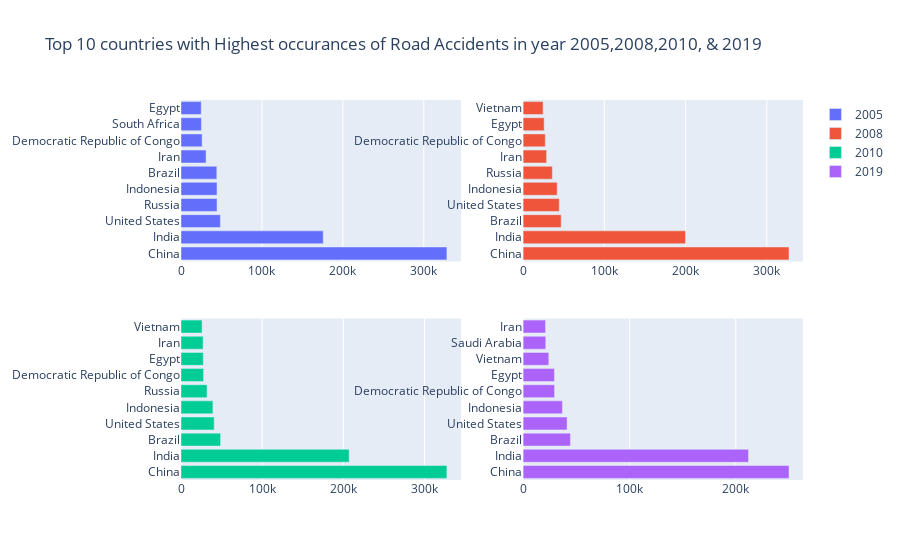

The cell this chart's notebook holds for it:
### Code cell
fig = make_subplots(rows=2,cols=2)#,column_titles = ('1990','1991')
country_2005 = top15_country_by_year[top15_country_by_year['Year'] == 2005]
country_2008 = top15_country_by_year[top15_country_by_year['Year'] == 2008]

country_2010 = top15_country_by_year[top15_country_by_year['Year'] == 2010]
country_2019 = top15_country_by_year[top15_country_by_year['Year'] == 2019]

trace_1 = go.Bar(x= country_2005['Deaths'], 
            y = country_2005['Entity'], orientation = 'h',name = '2005' 
           )

trace_2 = go.Bar(x= country_2008['Deaths'], 
            y = country_2008['Entity'], orientation = 'h',name = '2008' 
            )

trace_3 = go.Bar(x= country_2010['Deaths'], 
            y = country_2010['Entity'], orientation = 'h',name = '2010' 
           )

trace_4 = go.Bar(x= country_2019['Deaths'], 
            y = country_2019['Entity'], orientation = 'h',name = '2019' 
            )

fig.append_trace(trace_1,1,1)
fig.append_trace(trace_2,1,2)
fig.append_trace(trace_3,2,1)
fig.append_trace(trace_4,2,2)

fig.update_layout(title_text="Top 10 countries with Highest occurances of Road Accidents in year 2005,2008,2010, & 2019")
fig.show()

### Figure 1 — Plotly figure (JSON) as saved in the notebook; plotly's stock layout.template omitted (floating-point values rounded to 4 significant figures)
{"data": [{"name": "2005", "orientation": "h", "x": [328533, 175739, 48654, 44532, 44476, 44263, 30973, 26107, 25240, 24965], "y": ["China", "India", "United States", "Russia", "Indonesia", "Brazil", "Iran", "Democratic Republic of Congo", "South Africa", "Egypt"], "type": "bar", "xaxis": "x", "yaxis": "y"}, {"name": "2008", "orientation": "h", "x": [327299, 199985, 46857, 44535, 41950, 36004, 28965, 27297, 25929, 24657], "y": ["China", "India", "Brazil", "United States", "Indonesia", "Russia", "Iran", "Democratic Republic of Congo", "Egypt", "Vietnam"], "type": "bar", "xaxis": "x2", "yaxis": "y2"}, {"name": "2010", "orientation": "h", "x": [327545, 207140, 48796, 40874, 39308, 32083, 27813, 27409, 27212, 25950], "y": ["China", "India", "Brazil", "United States", "Indonesia", "Russia", "Democratic Republic of Congo", "Egypt", "Iran", "Vietnam"], "type": "bar", "xaxis": "x3", "yaxis": "y3"}, {"name": "2019", "orientation": "h", "x": [250025, 211975, 44529, 41362, 37004, 29543, 29490, 24153, 21316, 21122], "y": ["China", "India", "Brazil", "United States", "Indonesia", "Democratic Republic of Congo", "Egypt", "Vietnam", "Saudi Arabia", "Iran"], "type": "bar", "xaxis": "x4", "yaxis": "y4"}], "layout": {"xaxis": {"anchor": "y", "domain": [0, 0.45], "type": "linear", "range": [0, 345800.0], "autorange": true}, "yaxis": {"anchor": "x", "domain": [0.575, 1], "type": "category", "range": [-0.5, 9.5], "autorange": true}, "xaxis2": {"anchor": "y2", "domain": [0.55, 1], "type": "linear", "range": [0, 344500.0], "autorange": true}, "yaxis2": {"anchor": "x2", "domain": [0.575, 1], "type": "category", "range": [-0.5, 9.5], "autorange": true}, "xaxis3": {"anchor": "y3", "domain": [0, 0.45], "type": "linear", "range": [0, 344800.0], "autorange": true}, "yaxis3": {"anchor": "x3", "domain": [0, 0.425], "type": "category", "range": [-0.5, 9.5], "autorange": true}, "xaxis4": {"anchor": "y4", "domain": [0.55, 1], "type": "linear", "range": [0, 263200.0], "autorange": true}, "yaxis4": {"anchor": "x4", "domain": [0, 0.425], "type": "category", "range": [-0.5, 9.5], "autorange": true}, "title": {"text": "Top 10 countries with Highest occurances of Road Accidents in year 2005,2008,2010, & 2019"}, "autosize": true}}
